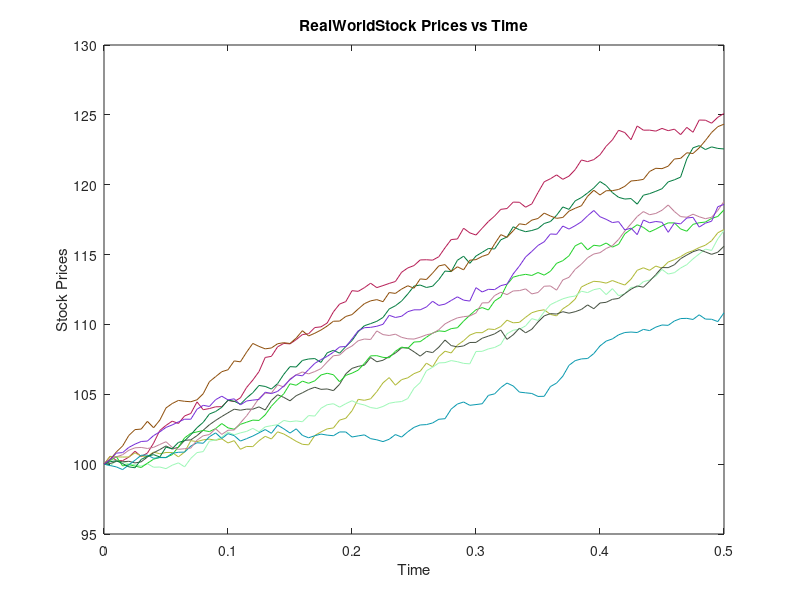
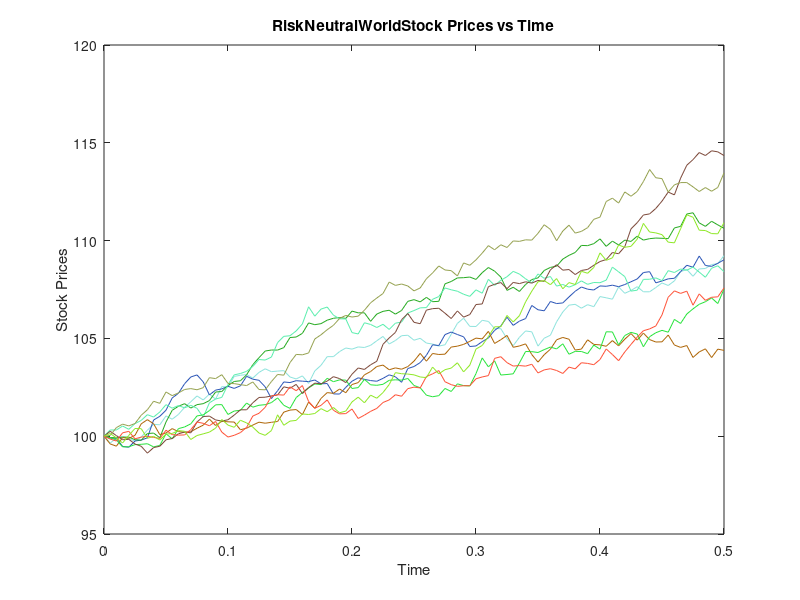
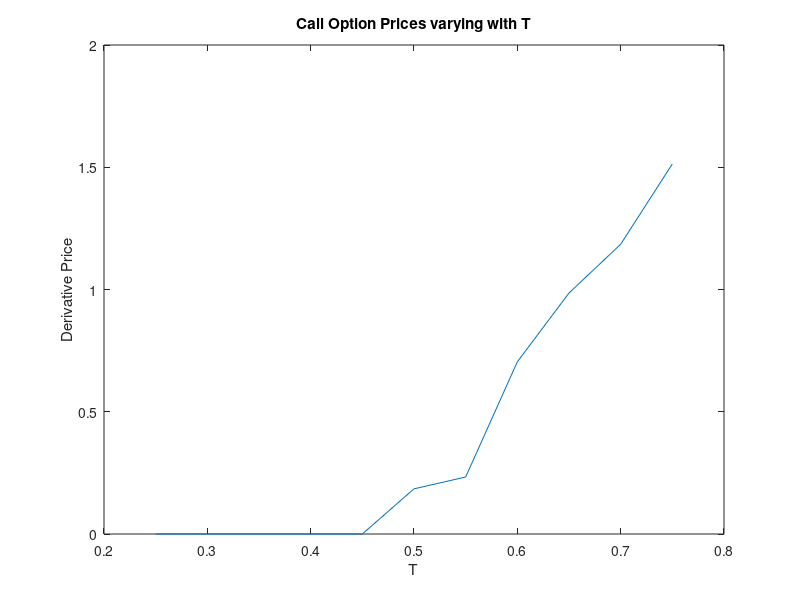
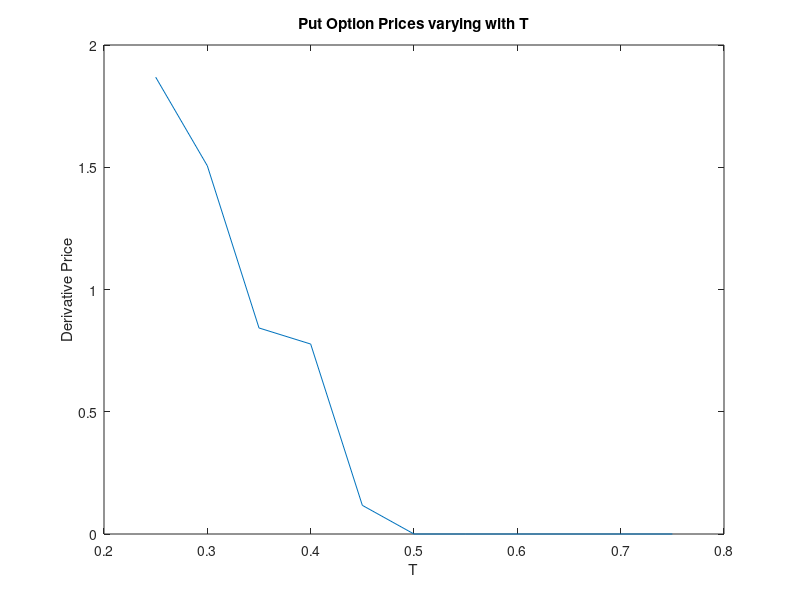

These figures' MATLAB source, in order: (Note: a time limit stopped this script after it produced the figures.)
function q1
	close all; clear;
	fprintf('Original Paramaters');
	T = 0.5
	K = 105	% 110, 90
	r = 0.05
	mu = 0.1
	sig = 0.2
	t = 0
	s = 100
	n = 100;
	m = 100;

	simulate_paths(s, t, T, mu, sig, n, 'RealWorld');
	simulate_paths(s, t, T, r, sig, n, 'RiskNeutralWorld');

	fprintf ('Asian Option Prices for K = %d\n', 105);
	fprintf ('Call = %f\n', C(t, s, T, 105, mu, r, sig, n, m));
	fprintf ('Put = %f\n\n', P(t, s, T, 105, mu, r, sig, n, m));

	fprintf ('Asian Option Prices for K = %d\n', 110);
	fprintf ('Call = %f\n', C(t, s, T, 110, mu, r, sig, n, m));
	fprintf ('Put = %f\n\n', P(t, s, T, 110, mu, r, sig, n, m));

	fprintf ('Asian Option Prices for K = %d\n', 90);
	fprintf ('Call = %f\n', C(t, s, T, 90, mu, r, sig, n, m));
	fprintf ('Put = %f\n\n', P(t, s, T, 90, mu, r, sig, n, m));

	vary_one(@C, s, t, 'C', T, K, mu, r, sig, n, m, 'T');
	vary_one(@P, s, t, 'P', T, K, mu, r, sig, n, m, 'T');

	vary_one(@C, s, t, 'C', T, K, mu, r, sig, n, m, 'K');
	vary_one(@P, s, t, 'P', T, K, mu, r, sig, n, m, 'K');

	vary_one(@C, s, t, 'C', T, K, mu, r, sig, n, m, 'mu');
	vary_one(@P, s, t, 'P', T, K, mu, r, sig, n, m, 'mu');

	vary_one(@C, s, t, 'C', T, K, mu, r, sig, n, m, 'r');
	vary_one(@P, s, t, 'P', T, K, mu, r, sig, n, m, 'r');
	
	vary_one(@C, s, t, 'C', T, K, mu, r, sig, n, m, 'sig');
	vary_one(@P, s, t, 'P', T, K, mu, r, sig, n, m, 'sig');

	vary_one(@C, s, t, 'C', T, K, mu, r, sig, n, m, 't');
	vary_one(@P, s, t, 'P', T, K, mu, r, sig, n, m, 't');

	vary_one(@C, s, t, 'C', T, K, mu, r, sig, n, m, 'S');
	vary_one(@P, s, t, 'P', T, K, mu, r, sig, n, m, 'S');

	% Doing for r, sig, t, S
	vary_two(@C, s, t, 'C', T, K, mu, r, sig, n, m, 'r', 'sig');
	vary_two(@P, s, t, 'P', T, K, mu, r, sig, n, m, 'r', 'sig');
	
	vary_two(@C, s, t, 'C', T, K, mu, r, sig, n, m, 'r', 't');
	vary_two(@P, s, t, 'P', T, K, mu, r, sig, n, m, 'r', 't');

	vary_two(@C, s, t, 'C', T, K, mu, r, sig, n, m, 'r', 'S');
	vary_two(@P, s, t, 'P', T, K, mu, r, sig, n, m, 'r', 'S');

	vary_two(@C, s, t, 'C', T, K, mu, r, sig, n, m, 'sig', 't');
	vary_two(@P, s, t, 'P', T, K, mu, r, sig, n, m, 'sig', 't');

	vary_two(@C, s, t, 'C', T, K, mu, r, sig, n, m, 'sig', 'S');
	vary_two(@P, s, t, 'P', T, K, mu, r, sig, n, m, 'sig', 'S');

	vary_two(@C, s, t, 'C', T, K, mu, r, sig, n, m, 't', 'S');
	vary_two(@P, s, t, 'P', T, K, mu, r, sig, n, m, 't', 'S');
end

function simulate_paths(s, t, T, mu, sig, n, name)
	figure;

	for i = 1:10
		S = monte(s, T - t, mu, sig, n);
		plot (t:(T-t)/n:T, S, 'Color',rand(1,3));
		hold on;
	end

	title([name, 'Stock Prices vs Time']);
	xlabel('Time'); ylabel('Stock Prices');
	hold off;
	saveas(gcf, ['plots/', [name, '_Stock_Prices_vs_Time']], 'epsc');
end

function [S] = monte(s, T, mu, sig, n)
	dt = T/n;
	Norms = normrnd(mu, sig, n, 1);
	S = [s];

	for i = 2:n+1
		s = s * (1 + mu*dt + sig*(dt^0.5)*Norms(i-1));
		S = [S, s];
	end
end

function [y] = C(t, s, T, K, mu, r, sig, n, m)
	S_avg = 0;
	for i = 1:m
		S = monte(s, T-t, r, sig, n);
		S_avg = S_avg + mean(S);
	end
	S_avg = S_avg/m;
	
	y = exp(-r*(T-t)) * max(S_avg - K, 0);
end

function [y] = P(t, s, T, K, mu, r, sig, n, m)
	S_avg = 0;
	for i = 1:m
		S = monte(s, T-t, r, sig, n);
		S_avg = S_avg + mean(S);
	end
	S_avg = S_avg/m;

	y = exp(-r*(T-t)) * max(K - S_avg, 0);
end

function vary_one(V, S, t, opt, T, K, mu, r, sig, n, m, name)

	figure;
	A = []; B = [];

	if name == 'T'
		A = (0.5:0.1:1.5)*T;
		for i = 1:length(A)
			B = [B, V(t, S, A(i), K, mu, r, sig, n, m)];
		end
	elseif name == 'K'
		A = (0.5:0.1:1.5)*K;
		for i = 1:length(A)
			B = [B, V(t, S, T, A(i), mu, r, sig, n, m)];
		end
	elseif name(1) == 'm'
		A = (0.5:0.1:2)*mu;
		for i = 1:length(A)
			B = [B, V(t, S, T, K, A(i), r, sig, n, m)];
		end
	elseif name == 'r'
		A = (0.5:0.1:2)*r;
		for i = 1:length(A)
			B = [B, V(t, S, T, K, mu, A(i), sig, n, m)];
		end
	elseif name(end) == 'g'
		A = (0.5:0.1:2)*sig;
		for i = 1:length(A)
			B = [B, V(t, S, T, K, mu, r, A(i), n, m)];
		end
	elseif name == 't'
		A = 0:0.1:T;
		for i = 1:length(A)
			B = [B, V(A(i), S, T, K, mu, r, sig, n, m)];
		end
	else
		A = (0.8:0.03:1.3)*S;
		for i = 1:length(A)
			B = [B, V(t, A(i), T, K, mu, r, sig, n, m)];
		end
	end

	plot(A, B);
	tit = sprintf('Option Prices varying with %s', name);
	if opt == 'P'
		tit = ['Put ', tit];
	else
		tit = ['Call ', tit];
	end
	xlabel(name)
	ylabel('Derivative Price');
	title(tit);
	for i = 1:length(tit)
		if tit(i) == ' '
			tit(i) = '_';
		end
	end
	saveas(gcf, ['plots/', tit], 'epsc');
	hold off;

	fprintf('\n%s\n%s\tPrices\n', tit, name);
	for i = 1:length(A)
		fprintf('%f\t%f\n', A(i), B(i));
	end
end

function vary_two(V, S, t, opt, T, K, mu, r, sig, n, m, name1, name2)

	figure;
	A = []; B = []; C = [];

	if (name1 == 'r') & (name2(end) == 'sig')
		A = (0.5:0.1:2)*r;
		B = (0.5:0.1:2)*sig;
		for i = 1:length(A)
			temp = [];
			for j = 1:length(B)
				temp = [temp, V(t, S, T, K, mu, A(i), B(j), n, m)];
			end
			C = [C; temp];
		end
	elseif (name1 == 'r') & (name2 == 't')
		A = (0.5:0.1:2)*r;
		B = 0:0.1:T;
		for i = 1:length(A)
			temp = [];
			for j = 1:length(B)
				temp = [temp, V(B(j), S, T, K, mu, A(i), sig, n, m)];
			end
			C = [C; temp];
		end
	elseif (name1 == 'r') & (name2 == 'S')
		A = (0.5:0.1:2)*r;
		B = (0.5:0.1:2)*S;
		for i = 1:length(A)
			temp = [];
			for j = 1:length(B)
				temp = [temp, V(t, B(j), T, K, mu, A(i), sig, n, m)];
			end
			C = [C; temp];
		end
	elseif (name1(end) == 'sig') & (name2 == 't')
		A = (0.5:0.1:2)*sig;
		B = 0:0.1:T;
		for i = 1:length(A)
			temp = [];
			for j = 1:length(B)
				temp = [temp, V(B(j), S, T, K, mu, r, A(i), n, m)];
			end
			C = [C; temp];
		end
	elseif (name1(end) == 'sig') & (name2 == 'S')
		A = (0.5:0.1:2)*sig;
		B = (0.5:0.1:2)*S;
		for i = 1:length(A)
			temp = [];
			for j = 1:length(B)
				temp = [temp, V(t, B(j), T, K, mu, r, A(i), n, m)];
			end
			C = [C; temp];
		end
	else %t, S
		A = 0:0.1:T;
		B = (0.5:0.1:2)*S;
		for i = 1:length(A)
			temp = [];
			for j = 1:length(B)
				temp = [temp, V(A(i), B(j), T, K, mu, r, sig, n, m)];
			end
			C = [C; temp];
		end
	end

	surf(A, B, C');
	tit = sprintf('Option Prices varying with (%s, %s)', name1, name2);
	if opt == 'P'
		tit = ['Put ', tit];
	else
		tit = ['Call ', tit];
	end
	xlabel(name1);
	ylabel(name2);
	zlabel('Derivative Price');
	title(tit);
	for i = 1:length(tit)
		if tit(i) == ' '
			tit(i) = '_';
		end
	end
	saveas(gcf, ['plots/', tit], 'epsc');
	hold off;
end
